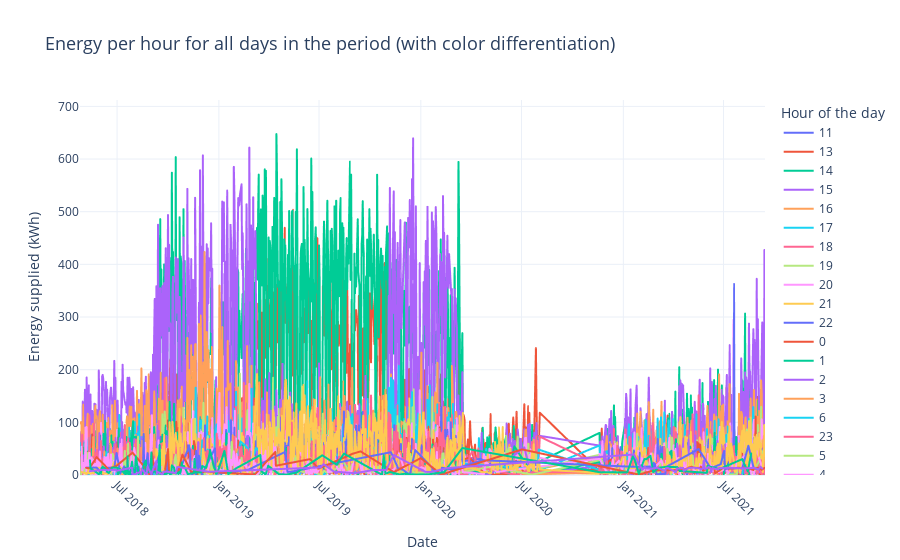

The code cell stored with this chart in its notebook:
### Code cell
# Ensure connectionTime is in datetime format and extract hour and date
charging_set['connectionTime'] = pd.to_datetime(charging_set['connectionTime'])
charging_set['connectionHour'] = charging_set['connectionTime'].dt.hour
charging_set['connectionDate'] = charging_set['connectionTime'].dt.date

# Group by date and hour, and calculate total energy delivered
energy_per_hour_per_day = charging_set.groupby(['connectionDate', 'connectionHour']).agg(
    TotalEnergyDelivered=('kWhDelivered', 'sum')
).reset_index()

# Second plot: with color differentiation by hour
fig2 = px.line(
    energy_per_hour_per_day,
    x='connectionDate',
    y='TotalEnergyDelivered',
    color='connectionHour',  # Different color for each hour
    title='Energy per hour for all days in the period (with color differentiation)',
    labels={'connectionDate': 'Datum', 'TotalEnergyDelivered': 'Energy supplied (kWh)', 'connectionHour': 'Hour of the day'},
    template="plotly_white"
)

fig2.update_layout(
    title_font_size=18,
    xaxis_title="Date",
    yaxis_title="Energy supplied (kWh)",
    xaxis=dict(tickangle=45),  # Rotate x-axis labels for better readability
    yaxis=dict(range=[0, energy_per_hour_per_day['TotalEnergyDelivered'].max() * 1.1])  # Slightly extend y-axis
)

# Show the plot
fig2.show()

### Figure 1 — Plotly figure (JSON) as saved in the notebook; plotly's stock layout.template omitted (floating-point values rounded to 4 significant figures; data arrays with more than 128 entries replaced by an {"elided": "..."} marker saying what was removed)
{"data": [{"hovertemplate": "Hour of the day=11<br>Datum=%{x}<br>Energy supplied (kWh)=%{y}<extra></extra>", "legendgroup": "11", "line": {"color": "#636efa", "dash": "solid"}, "marker": {"symbol": "circle"}, "mode": "lines", "name": "11", "showlegend": true, "type": "scattergl", "x": {"elided": "268 str values"}, "xaxis": "x", "y": {"elided": "268 float values"}, "yaxis": "y"}, {"hovertemplate": "Hour of the day=13<br>Datum=%{x}<br>Energy supplied (kWh)=%{y}<extra></extra>", "legendgroup": "13", "line": {"color": "#EF553B", "dash": "solid"}, "marker": {"symbol": "circle"}, "mode": "lines", "name": "13", "showlegend": true, "type": "scattergl", "x": {"elided": "823 str values"}, "xaxis": "x", "y": {"elided": "823 float values"}, "yaxis": "y"}, {"hovertemplate": "Hour of the day=14<br>Datum=%{x}<br>Energy supplied (kWh)=%{y}<extra></extra>", "legendgroup": "14", "line": {"color": "#00cc96", "dash": "solid"}, "marker": {"symbol": "circle"}, "mode": "lines", "name": "14", "showlegend": true, "type": "scattergl", "x": {"elided": "896 str values"}, "xaxis": "x", "y": {"elided": "896 float values"}, "yaxis": "y"}, {"hovertemplate": "Hour of the day=15<br>Datum=%{x}<br>Energy supplied (kWh)=%{y}<extra></extra>", "legendgroup": "15", "line": {"color": "#ab63fa", "dash": "solid"}, "marker": {"symbol": "circle"}, "mode": "lines", "name": "15", "showlegend": true, "type": "scattergl", "x": {"elided": "938 str values"}, "xaxis": "x", "y": {"elided": "938 float values"}, "yaxis": "y"}, {"hovertemplate": "Hour of the day=16<br>Datum=%{x}<br>Energy supplied (kWh)=%{y}<extra></extra>", "legendgroup": "16", "line": {"color": "#FFA15A", "dash": "solid"}, "marker": {"symbol": "circle"}, "mode": "lines", "name": "16", "showlegend": true, "type": "scattergl", "x": {"elided": "938 str values"}, "xaxis": "x", "y": {"elided": "938 float values"}, "yaxis": "y"}, {"hovertemplate": "Hour of the day=17<br>Datum=%{x}<br>Energy supplied (kWh)=%{y}<extra></extra>", "legendgroup": "17", "line": {"color": "#19d3f3", "dash": "solid"}, "marker": {"symbol": "circle"}, "mode": "lines", "name": "17", "showlegend": true, "type": "scattergl", "x": {"elided": "949 str values"}, "xaxis": "x", "y": {"elided": "949 float values"}, "yaxis": "y"}, {"hovertemplate": "Hour of the day=18<br>Datum=%{x}<br>Energy supplied (kWh)=%{y}<extra></extra>", "legendgroup": "18", "line": {"color": "#FF6692", "dash": "solid"}, "marker": {"symbol": "circle"}, "mode": "lines", "name": "18", "showlegend": true, "type": "scattergl", "x": {"elided": "925 str values"}, "xaxis": "x", "y": {"elided": "925 float values"}, "yaxis": "y"}, {"hovertemplate": "Hour of the day=19<br>Datum=%{x}<br>Energy supplied (kWh)=%{y}<extra></extra>", "legendgroup": "19", "line": {"color": "#B6E880", "dash": "solid"}, "marker": {"symbol": "circle"}, "mode": "lines", "name": "19", "showlegend": true, "type": "scattergl", "x": {"elided": "943 str values"}, "xaxis": "x", "y": {"elided": "943 float values"}, "yaxis": "y"}, {"hovertemplate": "Hour of the day=20<br>Datum=%{x}<br>Energy supplied (kWh)=%{y}<extra></extra>", "legendgroup": "20", "line": {"color": "#FF97FF", "dash": "solid"}, "marker": {"symbol": "circle"}, "mode": "lines", "name": "20", "showlegend": true, "type": "scattergl", "x": {"elided": "928 str values"}, "xaxis": "x", "y": {"elided": "928 float values"}, "yaxis": "y"}, {"hovertemplate": "Hour of the day=21<br>Datum=%{x}<br>Energy supplied (kWh)=%{y}<extra></extra>", "legendgroup": "21", "line": {"color": "#FECB52", "dash": "solid"}, "marker": {"symbol": "circle"}, "mode": "lines", "name": "21", "showlegend": true, "type": "scattergl", "x": {"elided": "886 str values"}, "xaxis": "x", "y": {"elided": "886 float values"}, "yaxis": "y"}, {"hovertemplate": "Hour of the day=22<br>Datum=%{x}<br>Energy supplied (kWh)=%{y}<extra></extra>", "legendgroup": "22", "line": {"color": "#636efa", "dash": "solid"}, "marker": {"symbol": "circle"}, "mode": "lines", "name": "22", "showlegend": true, "type": "scattergl", "x": {"elided": "847 str values"}, "xaxis": "x", "y": {"elided": "847 float values"}, "yaxis": "y"}, {"hovertemplate": "Hour of the day=0<br>Datum=%{x}<br>Energy supplied (kWh)=%{y}<extra></extra>", "legendgroup": "0", "line": {"color": "#EF553B", "dash": "solid"}, "marker": {"symbol": "circle"}, "mode": "lines", "name": "0", "showlegend": true, "type": "scattergl", "x": {"elided": "736 str values"}, "xaxis": "x", "y": {"elided": "736 float values"}, "yaxis": "y"}, {"hovertemplate": "Hour of the day=1<br>Datum=%{x}<br>Energy supplied (kWh)=%{y}<extra></extra>", "legendgroup": "1", "line": {"color": "#00cc96", "dash": "solid"}, "marker": {"symbol": "circle"}, "mode": "lines", "name": "1", "showlegend": true, "type": "scattergl", "x": {"elided": "693 str values"}, "xaxis": "x", "y": {"elided": "693 float values"}, "yaxis": "y"}, {"hovertemplate": "Hour of the day=2<br>Datum=%{x}<br>Energy supplied (kWh)=%{y}<extra></extra>", "legendgroup": "2", "line": {"color": "#ab63fa", "dash": "solid"}, "marker": {"symbol": "circle"}, "mode": "lines", "name": "2", "showlegend": true, "type": "scattergl", "x": {"elided": "631 str values"}, "xaxis": "x", "y": {"elided": "631 float values"}, "yaxis": "y"}, {"hovertemplate": "Hour of the day=3<br>Datum=%{x}<br>Energy supplied (kWh)=%{y}<extra></extra>", "legendgroup": "3", "line": {"color": "#FFA15A", "dash": "solid"}, "marker": {"symbol": "circle"}, "mode": "lines", "name": "3", "showlegend": true, "type": "scattergl", "x": {"elided": "541 str values"}, "xaxis": "x", "y": {"elided": "541 float values"}, "yaxis": "y"}, {"hovertemplate": "Hour of the day=6<br>Datum=%{x}<br>Energy supplied (kWh)=%{y}<extra></extra>", "legendgroup": "6", "line": {"color": "#19d3f3", "dash": "solid"}, "marker": {"symbol": "circle"}, "mode": "lines", "name": "6", "showlegend": true, "type": "scattergl", "x": {"elided": "217 str values"}, "xaxis": "x", "y": {"elided": "217 float values"}, "yaxis": "y"}, {"hovertemplate": "Hour of the day=23<br>Datum=%{x}<br>Energy supplied (kWh)=%{y}<extra></extra>", "legendgroup": "23", "line": {"color": "#FF6692", "dash": "solid"}, "marker": {"symbol": "circle"}, "mode": "lines", "name": "23", "showlegend": true, "type": "scattergl", "x": {"elided": "817 str values"}, "xaxis": "x", "y": {"elided": "817 float values"}, "yaxis": "y"}, {"hovertemplate": "Hour of the day=5<br>Datum=%{x}<br>Energy supplied (kWh)=%{y}<extra></extra>", "legendgroup": "5", "line": {"color": "#B6E880", "dash": "solid"}, "marker": {"symbol": "circle"}, "mode": "lines", "name": "5", "showlegend": true, "type": "scattergl", "x": {"elided": "311 str values"}, "xaxis": "x", "y": {"elided": "311 float values"}, "yaxis": "y"}, {"hovertemplate": "Hour of the day=4<br>Datum=%{x}<br>Energy supplied (kWh)=%{y}<extra></extra>", "legendgroup": "4", "line": {"color": "#FF97FF", "dash": "solid"}, "marker": {"symbol": "circle"}, "mode": "lines", "name": "4", "showlegend": true, "type": "scattergl", "x": {"elided": "473 str values"}, "xaxis": "x", "y": {"elided": "473 float values"}, "yaxis": "y"}, {"hovertemplate": "Hour of the day=12<br>Datum=%{x}<br>Energy supplied (kWh)=%{y}<extra></extra>", "legendgroup": "12", "line": {"color": "#FECB52", "dash": "solid"}, "marker": {"symbol": "circle"}, "mode": "lines", "name": "12", "showlegend": true, "type": "scattergl", "x": {"elided": "556 str values"}, "xaxis": "x", "y": {"elided": "556 float values"}, "yaxis": "y"}, {"hovertemplate": "Hour of the day=8<br>Datum=%{x}<br>Energy supplied (kWh)=%{y}<extra></extra>", "legendgroup": "8", "line": {"color": "#636efa", "dash": "solid"}, "marker": {"symbol": "circle"}, "mode": "lines", "name": "8", "showlegend": true, "type": "scattergl", "x": ["2018-05-06", "2018-05-13", "2018-05-15", "2018-05-16", "2018-05-17", "2018-05-25", "2018-05-29", "2018-06-01", "2018-06-03", "2018-06-26", "2018-06-30", "2018-07-07", "2018-07-14", "2018-07-15", "2018-07-19", "2018-07-22", "2018-07-26", "2018-07-28", "2018-08-04", "2018-08-05", "2018-08-08", "2018-08-09", "2018-08-10", "2018-08-13", "2018-08-17", "2018-08-18", "2018-08-19", "2018-08-21", "2018-08-22", "2018-08-25", "2018-08-26", "2018-08-27", "2018-08-29", "2018-09-07", "2018-09-08", "2018-09-15", "2018-09-17", "2018-09-20", "2018-09-22", "2018-09-26", "2018-09-27", "2018-09-28", "2018-09-30", "2018-10-01", "2018-10-09", "2018-10-14", "2018-10-17", "2018-10-19", "2018-10-22", "2018-10-23", "2018-11-08", "2018-11-10", "2018-11-11", "2018-11-14", "2018-11-15", "2018-11-19", "2018-11-20", "2018-11-21", "2018-11-25", "2018-11-26", "2018-12-01", "2018-12-25", "2018-12-26", "2019-01-05", "2019-01-15", "2019-02-24", "2019-05-01", "2019-05-05", "2019-05-12", "2019-11-08", "2019-11-21", "2019-11-27", "2019-12-12", "2019-12-22", "2020-01-31", "2020-02-07", "2020-02-08", "2020-02-26", "2020-04-22", "2021-01-18", "2021-02-18", "2021-02-21", "2021-02-27", "2021-03-02", "2021-03-18", "2021-03-19", "2021-05-17", "2021-06-08", "2021-06-26", "2021-07-02", "2021-07-04", "2021-08-04", "2021-08-15", "2021-08-24", "2021-08-26", "2021-08-30", "2021-08-31"], "xaxis": "x", "y": [13.91, 13.94, 11.06, 9.856, 13.94, 13.88, 9.708, 3.713, 13.52, 14.11, 41.67, 3.545, 16.34, 4.146, 13.94, 6.143, 1.384, 1.718, 13.23, 7.374, 6.286, 15.92, 4.862, 2.859, 6.015, 77.93, 6.024, 2.388, 6.147, 41.45, 30.71, 19.61, 0.636, 6.333, 13.87, 37.96, 6.131, 1.736, 2.361, 6.896, 2.105, 37.62, 6.424, 6.549, 3.071, 6.388, 4.701, 13.29, 5.66, 10.81, 54.22, 47.05, 5.796, 0.865, 2.71, 6.203, 2.054, 45.99, 5.727, 36.71, 0.712, 50.55, 6.036, 3.146, 4.308, 10.34, 44.07, 5.882, 6.29, 43.3, 12.71, 11.84, 0.535, 47.28, 2.861, 0.902, 13.9, 10.09, 28.05, 15.6, 16.07, 8.902, 21.25, 1.361, 2.282, 15.05, 49.31, 12.63, 20.49, 45.6, 11.53, 13.29, 55.51, 15.51, 12.14, 11.3, 13.48], "yaxis": "y"}, {"hovertemplate": "Hour of the day=9<br>Datum=%{x}<br>Energy supplied (kWh)=%{y}<extra></extra>", "legendgroup": "9", "line": {"color": "#EF553B", "dash": "solid"}, "marker": {"symbol": "circle"}, "mode": "lines", "name": "9", "showlegend": true, "type": "scattergl", "x": ["2018-05-06", "2018-05-12", "2018-05-25", "2018-06-18", "2018-06-21", "2018-06-29", "2018-07-29", "2018-08-27", "2018-08-28", "2018-08-31", "2018-09-02", "2018-09-06", "2018-09-15", "2018-09-18", "2018-09-21", "2018-09-23", "2018-09-24", "2018-09-25", "2018-10-01", "2018-10-03", "2018-10-19", "2018-10-27", "2018-11-12", "2018-11-16", "2018-11-24", "2018-12-07", "2019-01-27", "2019-03-07", "2019-04-13", "2019-04-14", "2019-06-15", "2019-06-30", "2019-08-31", "2019-09-14", "2019-11-13", "2020-01-01", "2020-02-07", "2020-07-02", "2021-01-29", "2021-02-25", "2021-04-19", "2021-05-04", "2021-05-11", "2021-05-13", "2021-05-17", "2021-05-20", "2021-05-21", "2021-05-24", "2021-05-25", "2021-06-08", "2021-06-14", "2021-06-16", "2021-06-30", "2021-07-14", "2021-07-29", "2021-08-02", "2021-08-09", "2021-08-11", "2021-08-12", "2021-08-13", "2021-08-24", "2021-08-25", "2021-09-01", "2021-09-07", "2021-09-08", "2021-09-13"], "xaxis": "x", "y": [13.73, 12.53, 33.92, 8.345, 14.26, 16.71, 42.38, 6.227, 1.08, 13.78, 41.43, 13.21, 6.203, 4.283, 0.929, 1.856, 6.919, 4.422, 49.24, 5.233, 2.93, 38.64, 6.204, 5.981, 5.722, 6.403, 3.263, 0.913, 43.96, 17.59, 30.22, 11.96, 40.43, 44.83, 5.444, 32.02, 0.881, 48.58, 0.818, 8.759, 9.332, 15.68, 13.38, 13.15, 13.62, 13.02, 15.94, 10.27, 8.591, 14.45, 12.71, 3.597, 13.37, 12.43, 13.87, 12.12, 14.6, 13.53, 12.73, 13.81, 9.372, 12.97, 13.64, 11.26, 9.876, 13.49], "yaxis": "y"}, {"hovertemplate": "Hour of the day=7<br>Datum=%{x}<br>Energy supplied (kWh)=%{y}<extra></extra>", "legendgroup": "7", "line": {"color": "#00cc96", "dash": "solid"}, "marker": {"symbol": "circle"}, "mode": "lines", "name": "7", "showlegend": true, "type": "scattergl", "x": {"elided": "138 str values"}, "xaxis": "x", "y": {"elided": "138 float values"}, "yaxis": "y"}, {"hovertemplate": "Hour of the day=10<br>Datum=%{x}<br>Energy supplied (kWh)=%{y}<extra></extra>", "legendgroup": "10", "line": {"color": "#ab63fa", "dash": "solid"}, "marker": {"symbol": "circle"}, "mode": "lines", "name": "10", "showlegend": true, "type": "scattergl", "x": ["2018-05-13", "2018-06-05", "2018-06-29", "2018-06-30", "2018-07-28", "2018-07-29", "2018-07-31", "2018-08-12", "2018-08-13", "2018-08-14", "2018-08-23", "2018-08-25", "2018-09-01", "2018-09-02", "2018-09-10", "2018-09-11", "2018-09-12", "2018-09-21", "2018-09-23", "2018-09-28", "2018-10-15", "2018-10-18", "2018-12-14", "2019-07-04", "2019-07-09", "2019-07-28", "2019-09-04", "2019-10-07", "2019-10-08", "2019-10-09", "2019-10-10", "2019-10-11", "2019-10-14", "2019-10-15", "2019-10-17", "2019-10-18", "2019-10-21", "2019-10-22", "2019-10-23", "2019-10-24", "2019-10-28", "2019-10-29", "2019-10-30", "2019-11-13", "2020-01-09", "2020-01-19", "2020-02-19", "2021-01-20", "2021-02-04", "2021-02-05", "2021-02-09", "2021-02-10", "2021-02-11", "2021-02-17", "2021-02-19", "2021-03-03", "2021-03-17", "2021-03-18", "2021-03-19", "2021-03-22", "2021-03-29", "2021-04-06", "2021-04-08", "2021-04-13", "2021-04-16", "2021-04-19", "2021-04-20", "2021-04-29", "2021-05-07", "2021-05-10", "2021-05-19", "2021-05-21", "2021-05-25", "2021-05-26", "2021-05-27", "2021-05-28", "2021-06-01", "2021-06-02", "2021-06-04", "2021-06-07", "2021-06-09", "2021-06-10", "2021-06-11", "2021-06-21", "2021-06-22", "2021-06-23", "2021-06-24", "2021-06-25", "2021-06-29", "2021-07-02", "2021-07-06", "2021-07-07", "2021-07-13", "2021-07-15", "2021-07-30", "2021-08-10", "2021-08-27", "2021-09-02", "2021-09-06", "2021-09-09"], "xaxis": "x", "y": [7.404, 9.853, 9.7, 7.999, 13.9, 2.294, 0.5082, 5.967, 1.121, 12.2, 0.523, 15.88, 1.937, 5.519, 26.33, 2.238, 6.162, 0.901, 6.317, 6.473, 3.702, 15.4, 6.174, 14.3, 20.58, 6.516, 3.286, 9.494, 9.446, 9.348, 9.46, 9.475, 9.576, 9.479, 9.453, 9.552, 9.438, 9.47, 9.286, 9.392, 9.461, 9.471, 9.314, 38.01, 6.134, 5.761, 13.21, 38.98, 10.1, 10.59, 15.47, 12.42, 12.54, 12.37, 11.63, 13.8, 8.206, 8.94, 12.94, 13.23, 9.818, 5.775, 12.54, 12.27, 13.55, 13.38, 7.906, 12.92, 13.94, 13.83, 12.51, 10.02, 13.0, 26.6, 27.91, 11.26, 13.03, 12.97, 15.4, 13.31, 5.413, 10.87, 13.08, 10.31, 13.18, 12.7, 13.95, 12.8, 13.57, 12.67, 13.71, 12.29, 13.93, 13.65, 12.88, 12.77, 13.57, 10.18, 15.66, 12.22], "yaxis": "y"}], "layout": {"legend": {"title": {"text": "Hour of the day"}, "tracegroupgap": 0}, "title": {"font": {"size": 18}, "text": "Energy per hour for all days in the period (with color differentiation)"}, "xaxis": {"anchor": "y", "domain": [0, 1], "tickangle": 45, "title": {"text": "Date"}}, "yaxis": {"anchor": "x", "domain": [0, 1], "range": [0, 712.1], "title": {"text": "Energy supplied (kWh)"}}}}
